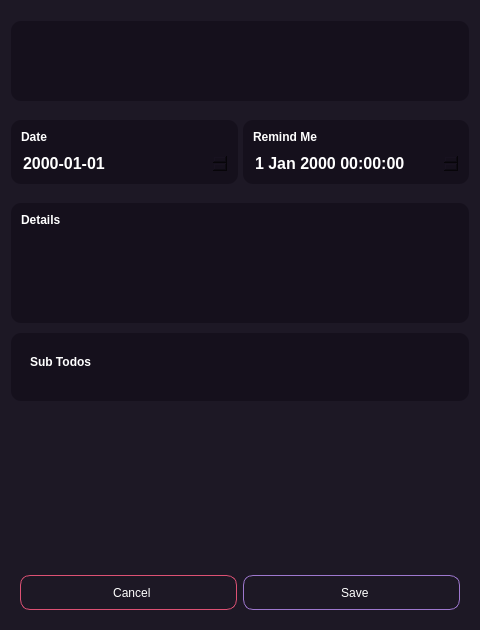
<?xml version="1.0" encoding="UTF-8"?>
<ui version="4.0">
 <class>SubWindow</class>
 <widget class="QWidget" name="SubWindow">
  <property name="windowModality">
   <enum>Qt::WindowModality::ApplicationModal</enum>
  </property>
  <property name="geometry">
   <rect>
    <x>0</x>
    <y>0</y>
    <width>480</width>
    <height>630</height>
   </rect>
  </property>
  <property name="sizePolicy">
   <sizepolicy hsizetype="Fixed" vsizetype="Fixed">
    <horstretch>0</horstretch>
    <verstretch>0</verstretch>
   </sizepolicy>
  </property>
  <property name="minimumSize">
   <size>
    <width>480</width>
    <height>630</height>
   </size>
  </property>
  <property name="maximumSize">
   <size>
    <width>480</width>
    <height>630</height>
   </size>
  </property>
  <property name="windowTitle">
   <string>Edit Todo</string>
  </property>
  <property name="styleSheet">
   <string notr="true">background: #1D1825;</string>
  </property>
  <layout class="QVBoxLayout" name="verticalLayout_4">
   <property name="spacing">
    <number>10</number>
   </property>
   <item>
    <spacer name="verticalSpacer">
     <property name="orientation">
      <enum>Qt::Orientation::Vertical</enum>
     </property>
     <property name="sizeType">
      <enum>QSizePolicy::Policy::Fixed</enum>
     </property>
     <property name="sizeHint" stdset="0">
      <size>
       <width>20</width>
       <height>10</height>
      </size>
     </property>
    </spacer>
   </item>
   <item>
    <widget class="QWidget" name="todoTitle" native="true">
     <property name="sizePolicy">
      <sizepolicy hsizetype="Preferred" vsizetype="Fixed">
       <horstretch>0</horstretch>
       <verstretch>0</verstretch>
      </sizepolicy>
     </property>
     <property name="minimumSize">
      <size>
       <width>0</width>
       <height>80</height>
      </size>
     </property>
     <property name="maximumSize">
      <size>
       <width>16777215</width>
       <height>80</height>
      </size>
     </property>
     <property name="styleSheet">
      <string notr="true">border-radius: 10px;
background: #15101C;
color: white;</string>
     </property>
     <layout class="QHBoxLayout" name="horizontalLayout">
      <item>
       <widget class="QLabel" name="todoIcon">
        <property name="sizePolicy">
         <sizepolicy hsizetype="Fixed" vsizetype="Preferred">
          <horstretch>0</horstretch>
          <verstretch>0</verstretch>
         </sizepolicy>
        </property>
        <property name="minimumSize">
         <size>
          <width>50</width>
          <height>50</height>
         </size>
        </property>
        <property name="maximumSize">
         <size>
          <width>50</width>
          <height>50</height>
         </size>
        </property>
        <property name="text">
         <string/>
        </property>
        <property name="textFormat">
         <enum>Qt::TextFormat::AutoText</enum>
        </property>
        <property name="pixmap">
         <pixmap resource="resource.qrc">:/icon/data/Bookmark.png</pixmap>
        </property>
        <property name="scaledContents">
         <bool>true</bool>
        </property>
        <property name="margin">
         <number>8</number>
        </property>
       </widget>
      </item>
      <item>
       <widget class="QLineEdit" name="lineEdit">
        <property name="styleSheet">
         <string notr="true">font-size: 32px;
text-indent: 5;</string>
        </property>
        <property name="placeholderText">
         <string extracomment="Todo..."/>
        </property>
       </widget>
      </item>
     </layout>
    </widget>
   </item>
   <item>
    <widget class="QWidget" name="todoDates" native="true">
     <property name="sizePolicy">
      <sizepolicy hsizetype="Preferred" vsizetype="Maximum">
       <horstretch>0</horstretch>
       <verstretch>0</verstretch>
      </sizepolicy>
     </property>
     <layout class="QHBoxLayout" name="todoDatesLayout">
      <property name="spacing">
       <number>5</number>
      </property>
      <property name="leftMargin">
       <number>0</number>
      </property>
      <property name="rightMargin">
       <number>0</number>
      </property>
      <item>
       <widget class="QWidget" name="dateGroup" native="true">
        <property name="styleSheet">
         <string notr="true">border-radius: 10px;
background: #15101C;
color: white;</string>
        </property>
        <layout class="QVBoxLayout" name="todoDatesEach2">
         <property name="leftMargin">
          <number>10</number>
         </property>
         <property name="topMargin">
          <number>7</number>
         </property>
         <property name="rightMargin">
          <number>10</number>
         </property>
         <property name="bottomMargin">
          <number>10</number>
         </property>
         <item>
          <widget class="QLabel" name="dateLabel">
           <property name="sizePolicy">
            <sizepolicy hsizetype="Preferred" vsizetype="Fixed">
             <horstretch>0</horstretch>
             <verstretch>0</verstretch>
            </sizepolicy>
           </property>
           <property name="minimumSize">
            <size>
             <width>0</width>
             <height>20</height>
            </size>
           </property>
           <property name="maximumSize">
            <size>
             <width>16777215</width>
             <height>20</height>
            </size>
           </property>
           <property name="styleSheet">
            <string notr="true">font-size: 12px;
font-style: normal;
font-weight: 700;</string>
           </property>
           <property name="text">
            <string>Date</string>
           </property>
           <property name="indent">
            <number>0</number>
           </property>
          </widget>
         </item>
         <item>
          <widget class="QDateTimeEdit" name="dateTimeEdit">
           <property name="styleSheet">
            <string notr="true">font-size: 16px;
font-style: normal;
font-weight: 700;</string>
           </property>
           <property name="displayFormat">
            <string>yyyy-MM-dd</string>
           </property>
          </widget>
         </item>
        </layout>
       </widget>
      </item>
      <item>
       <widget class="QWidget" name="reminderGroup" native="true">
        <property name="styleSheet">
         <string notr="true">border-radius: 10px;
background: #15101C;
color: white;</string>
        </property>
        <layout class="QVBoxLayout" name="todoDatesEach">
         <property name="leftMargin">
          <number>10</number>
         </property>
         <property name="topMargin">
          <number>7</number>
         </property>
         <property name="rightMargin">
          <number>10</number>
         </property>
         <property name="bottomMargin">
          <number>10</number>
         </property>
         <item>
          <widget class="QLabel" name="reminderLabel">
           <property name="sizePolicy">
            <sizepolicy hsizetype="Preferred" vsizetype="Fixed">
             <horstretch>0</horstretch>
             <verstretch>0</verstretch>
            </sizepolicy>
           </property>
           <property name="minimumSize">
            <size>
             <width>0</width>
             <height>20</height>
            </size>
           </property>
           <property name="maximumSize">
            <size>
             <width>16777215</width>
             <height>20</height>
            </size>
           </property>
           <property name="styleSheet">
            <string notr="true">font-size: 12px;
font-style: normal;
font-weight: 700;</string>
           </property>
           <property name="text">
            <string>Remind Me</string>
           </property>
          </widget>
         </item>
         <item>
          <widget class="QDateTimeEdit" name="reminderEdit">
           <property name="styleSheet">
            <string notr="true">font-size: 16px;
font-style: normal;
font-weight: 700;</string>
           </property>
          </widget>
         </item>
        </layout>
       </widget>
      </item>
     </layout>
    </widget>
   </item>
   <item>
    <widget class="QWidget" name="todoDetail" native="true">
     <property name="maximumSize">
      <size>
       <width>16777215</width>
       <height>120</height>
      </size>
     </property>
     <property name="styleSheet">
      <string notr="true">border-radius: 10px;
background: #15101C;
color: white;</string>
     </property>
     <layout class="QVBoxLayout" name="todoDetailLayout">
      <property name="spacing">
       <number>5</number>
      </property>
      <property name="leftMargin">
       <number>10</number>
      </property>
      <property name="topMargin">
       <number>10</number>
      </property>
      <property name="rightMargin">
       <number>10</number>
      </property>
      <property name="bottomMargin">
       <number>5</number>
      </property>
      <item>
       <widget class="QLabel" name="detailLabel">
        <property name="styleSheet">
         <string notr="true">font-size: 12px;
font-style: normal;
font-weight: 700;</string>
        </property>
        <property name="text">
         <string>Details</string>
        </property>
        <property name="margin">
         <number>0</number>
        </property>
       </widget>
      </item>
      <item>
       <widget class="QTextEdit" name="detailTextEdit">
        <property name="sizePolicy">
         <sizepolicy hsizetype="Preferred" vsizetype="Preferred">
          <horstretch>0</horstretch>
          <verstretch>0</verstretch>
         </sizepolicy>
        </property>
        <property name="minimumSize">
         <size>
          <width>0</width>
          <height>100</height>
         </size>
        </property>
        <property name="maximumSize">
         <size>
          <width>16777215</width>
          <height>100</height>
         </size>
        </property>
        <property name="styleSheet">
         <string notr="true">padding: 10px;</string>
        </property>
        <property name="lineWidth">
         <number>1</number>
        </property>
        <property name="placeholderText">
         <string extracomment="input todo details..."/>
        </property>
       </widget>
      </item>
     </layout>
    </widget>
   </item>
   <item alignment="Qt::AlignmentFlag::AlignTop">
    <widget class="QWidget" name="subTodos" native="true">
     <property name="styleSheet">
      <string notr="true">border-radius: 10px;
background: #15101C;
color: white;</string>
     </property>
     <layout class="QVBoxLayout" name="subTodoListLayout">
      <property name="leftMargin">
       <number>10</number>
      </property>
      <property name="topMargin">
       <number>5</number>
      </property>
      <property name="rightMargin">
       <number>10</number>
      </property>
      <property name="bottomMargin">
       <number>10</number>
      </property>
      <item>
       <widget class="QWidget" name="subTodosLabelGroup" native="true">
        <property name="sizePolicy">
         <sizepolicy hsizetype="Preferred" vsizetype="Fixed">
          <horstretch>0</horstretch>
          <verstretch>0</verstretch>
         </sizepolicy>
        </property>
        <property name="minimumSize">
         <size>
          <width>0</width>
          <height>30</height>
         </size>
        </property>
        <property name="maximumSize">
         <size>
          <width>16777215</width>
          <height>30</height>
         </size>
        </property>
        <layout class="QHBoxLayout" name="horizontalLayout_3">
         <item>
          <widget class="QLabel" name="subTodoLabel">
           <property name="sizePolicy">
            <sizepolicy hsizetype="Preferred" vsizetype="Fixed">
             <horstretch>0</horstretch>
             <verstretch>0</verstretch>
            </sizepolicy>
           </property>
           <property name="minimumSize">
            <size>
             <width>0</width>
             <height>30</height>
            </size>
           </property>
           <property name="maximumSize">
            <size>
             <width>16777215</width>
             <height>30</height>
            </size>
           </property>
           <property name="styleSheet">
            <string notr="true">font-size: 12px;
font-style: normal;
font-weight: 700;</string>
           </property>
           <property name="text">
            <string>Sub Todos</string>
           </property>
          </widget>
         </item>
         <item>
          <widget class="QPushButton" name="pushButton">
           <property name="sizePolicy">
            <sizepolicy hsizetype="Fixed" vsizetype="Fixed">
             <horstretch>0</horstretch>
             <verstretch>0</verstretch>
            </sizepolicy>
           </property>
           <property name="minimumSize">
            <size>
             <width>24</width>
             <height>24</height>
            </size>
           </property>
           <property name="maximumSize">
            <size>
             <width>24</width>
             <height>24</height>
            </size>
           </property>
           <property name="text">
            <string/>
           </property>
           <property name="icon">
            <iconset resource="resource.qrc">
             <normaloff>:/icon/data/AddNew.png</normaloff>:/icon/data/AddNew.png</iconset>
           </property>
           <property name="iconSize">
            <size>
             <width>24</width>
             <height>24</height>
            </size>
           </property>
          </widget>
         </item>
        </layout>
       </widget>
      </item>
      <item alignment="Qt::AlignmentFlag::AlignHCenter|Qt::AlignmentFlag::AlignTop">
       <widget class="QWidget" name="SubTodos" native="true">
        <property name="sizePolicy">
         <sizepolicy hsizetype="Minimum" vsizetype="Preferred">
          <horstretch>0</horstretch>
          <verstretch>0</verstretch>
         </sizepolicy>
        </property>
        <property name="minimumSize">
         <size>
          <width>420</width>
          <height>0</height>
         </size>
        </property>
        <property name="maximumSize">
         <size>
          <width>420</width>
          <height>16777215</height>
         </size>
        </property>
        <layout class="QVBoxLayout" name="subTodosLayout">
         <property name="leftMargin">
          <number>10</number>
         </property>
         <property name="topMargin">
          <number>8</number>
         </property>
         <property name="rightMargin">
          <number>10</number>
         </property>
        </layout>
       </widget>
      </item>
     </layout>
    </widget>
   </item>
   <item>
    <widget class="QWidget" name="horizontalWidget" native="true">
     <property name="sizePolicy">
      <sizepolicy hsizetype="Preferred" vsizetype="Fixed">
       <horstretch>0</horstretch>
       <verstretch>0</verstretch>
      </sizepolicy>
     </property>
     <layout class="QHBoxLayout" name="horizontalLayout_2">
      <item>
       <widget class="QPushButton" name="cancelBtn">
        <property name="minimumSize">
         <size>
          <width>0</width>
          <height>35</height>
         </size>
        </property>
        <property name="maximumSize">
         <size>
          <width>16777215</width>
          <height>35</height>
         </size>
        </property>
        <property name="styleSheet">
         <string notr="true">color: white;
border: 1px solid #DD5174;
border-radius: 10px;</string>
        </property>
        <property name="text">
         <string>  Cancel</string>
        </property>
        <property name="icon">
         <iconset resource="resource.qrc">
          <normaloff>:/icon/data/Close.png</normaloff>:/icon/data/Close.png</iconset>
        </property>
        <property name="iconSize">
         <size>
          <width>20</width>
          <height>20</height>
         </size>
        </property>
       </widget>
      </item>
      <item>
       <widget class="QPushButton" name="saveBtn">
        <property name="minimumSize">
         <size>
          <width>0</width>
          <height>35</height>
         </size>
        </property>
        <property name="maximumSize">
         <size>
          <width>16777215</width>
          <height>35</height>
         </size>
        </property>
        <property name="styleSheet">
         <string notr="true">color:white;
border: 1px solid #9E78CF;
border-radius: 10px;</string>
        </property>
        <property name="text">
         <string>  Save</string>
        </property>
        <property name="icon">
         <iconset resource="resource.qrc">
          <normaloff>:/icon/data/Save.png</normaloff>:/icon/data/Save.png</iconset>
        </property>
        <property name="iconSize">
         <size>
          <width>20</width>
          <height>20</height>
         </size>
        </property>
       </widget>
      </item>
     </layout>
    </widget>
   </item>
  </layout>
 </widget>
 <resources>
  <include location="resource.qrc"/>
 </resources>
 <connections/>
</ui>
